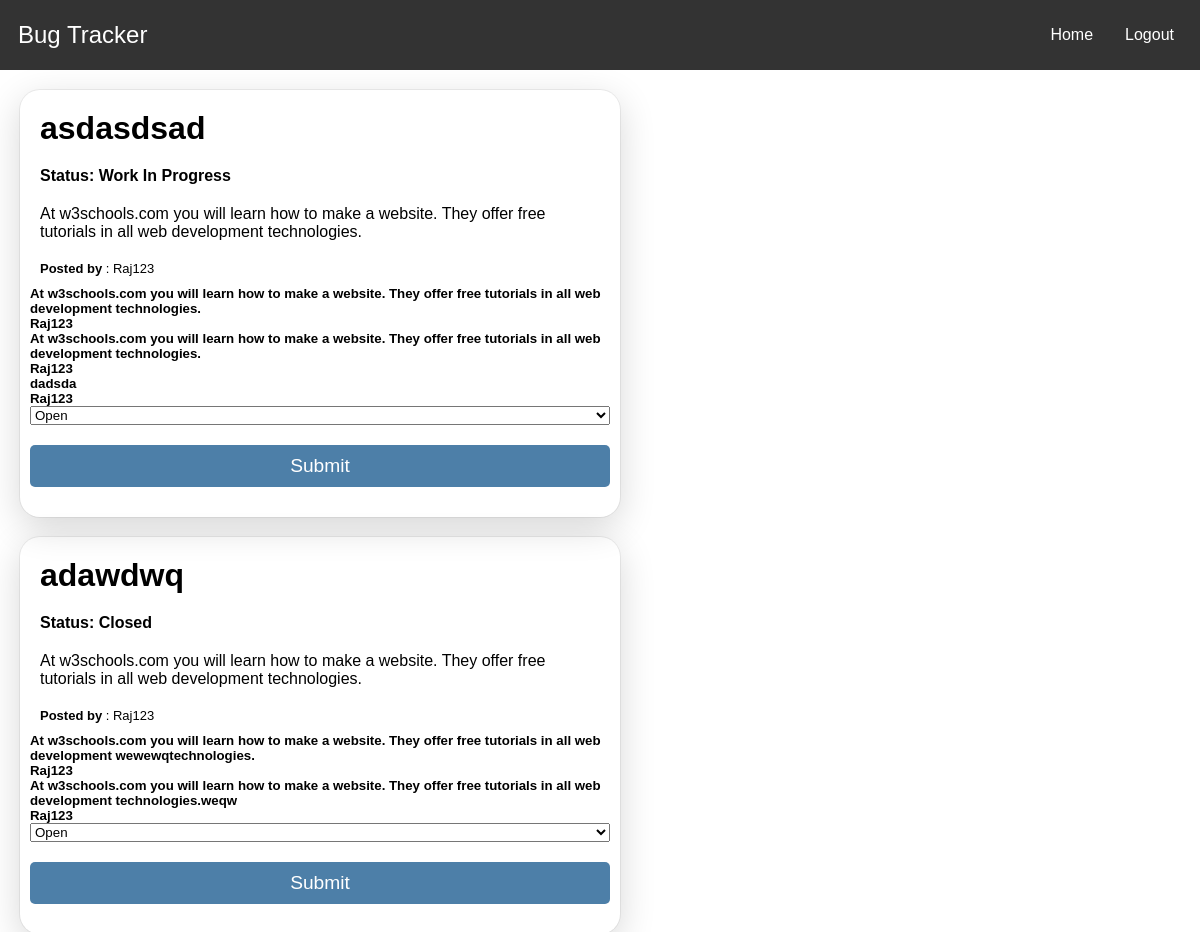
Page /Home.php (signed in) on the committed database.
### tables this page shows
CREATE TABLE `bug` (
  `id` int(3) NOT NULL,
  `title` varchar(50) NOT NULL,
  `description` text NOT NULL,
  `comment` text NOT NULL,
  `status` varchar(25) NOT NULL,
  `username` varchar(25) NOT NULL
);

CREATE TABLE `comments` (
  `id` int(3) NOT NULL,
  `post_id` int(3) NOT NULL,
  `comment` text NOT NULL,
  `username` varchar(25) NOT NULL
);

### Home.php (the view, shortened to what this page needs)
<!DOCTYPE html>
<html lang="en">
<link rel="stylesheet" href="styles.css">
<body>
<?php
include "connect.php";
?>
<nav class="navbar">
  <div class="brand-title">Bug Tracker</div>
  <div class="navbar-links">
    <ul>
      <li><a href="#">Home</a></li>
      <li><a href="logout.php">Logout</a></li>
    </ul>
  </div>
</nav>
  <?php $sql="SELECT * FROM bug";
$result=mysqli_query($con,$sql) or die("Bad Query: $sql");
while($row=mysqli_fetch_assoc($result)){
echo "<div class='post-container'>";
echo "<h1 class='item'> {$row['title']} </h1>";
echo "<h4 class='item'> Status:  {$row['status']} </h4>";
echo "<div class='des item'>{$row['description']} </div>";
echo "<div class='com item'><b>Posted by</b> : {$row['username']}</div>";
$sql1="SELECT * FROM comments WHERE post_id={$row['id']}";
$result1=mysqli_query($con,$sql1) or die("Bad Query: $sql1");
while($row1=mysqli_fetch_assoc($result1)){
  echo "<h5>{$row1['comment']}</h4>";
  echo "<h5>{$row1['username']}</h4>";
}
if($_SESSION['type']=="DEV"){
  echo "<form class='form-horizontal' method='post' action='change_status_dev.php'>";
  echo "<select id='Status' name='Status' class='form-control input-md'>";
  echo "<option value='Open'>Open</option>";
  echo "<option value='Closed'>Closed</option></select>" ;
  echo "<button id='submit' name='submit' class='btn btn-large btn-success' type='submit'> Submit</button></form>";
}
if($_SESSION['type']=="ADM"){
echo "<a href='delete_post.php?ID={$row['id']}'> <button class='delete-btn'>Delete</button></a>";
}echo "</div>";
}
?>
</body>
</html>

### styles.css (style rules this page uses)
* { box-sizing: border-box; margin: 0; padding: 0; font-family: 'Poppins', sans-serif; }
nav { width: 100%; background: #677EFF; color: #fff; padding: 10px; text-align: center; display: flex; justify-content: center; align-items: center; }
.form-horizontal { display: flex; flex-direction: column; }
label, #submit { margin: 10px 0; }
#title, #comments, #submit, #reset { padding: 10px; }
#submit, #reset { font-size: 1.2rem; margin: 20px 0; background: #4d7fa8; color: #fff; border: none; border-radius: 5px; cursor: pointer; }
.post-container { width: 50%; display: flex; flex-direction: column; justify-content: space-between; border-radius: 20px; padding: 10px; margin: 20px; box-shadow: rgba(0, 0, 0, 0.16) 0px 10px 36px 0px, rgba(0, 0, 0, 0.06) 0px 0px 0px 1px; }
.item { margin: 10px; }
.com.item { font-size: 13px; }
* { margin: 0; padding: 0; box-sizing: border-box; font-family: "Poppins", sans-serif; }
.header h2, h3, a { color: #34495e; }
.navbar { display: flex; position: relative; justify-content: space-between; align-items: center; background-color: #333; color: white; }
.brand-title { font-size: 1.5rem; margin: .5rem; }
.navbar-links { height: 100%; }
.navbar-links ul { display: flex; margin: 0; padding: 0; }
.navbar-links li { list-style: none; }
.navbar-links li a { display: block; text-decoration: none; color: white; padding: 1rem; }

### rows in the picture
bug: title "asdasdsad", status "Work In Progress", description "At w3schools.com you will learn how to make a website. They offer free tutorials in all web development technologies.", username "Raj123"
comments: comment "At w3schools.com you will learn how to make a website. They offer free tutorials in all web development technologies.", username "Raj123"
comments: comment "At w3schools.com you will learn how to make a website. They offer free tutorials in all web development technologies.", username "Raj123"
comments: comment "dadsda", username "Raj123"
bug: title "adawdwq", status "Closed", description "At w3schools.com you will learn how to make a website. They offer free tutorials in all web development technologies.", username "Raj123"
comments: comment "At w3schools.com you will learn how to make a website. They offer free tutorials in all web development wewewqtechnologies.", username "Raj123"
comments: comment "At w3schools.com you will learn how to make a website. They offer free tutorials in all web development technologies.weqw", username "Raj123"
